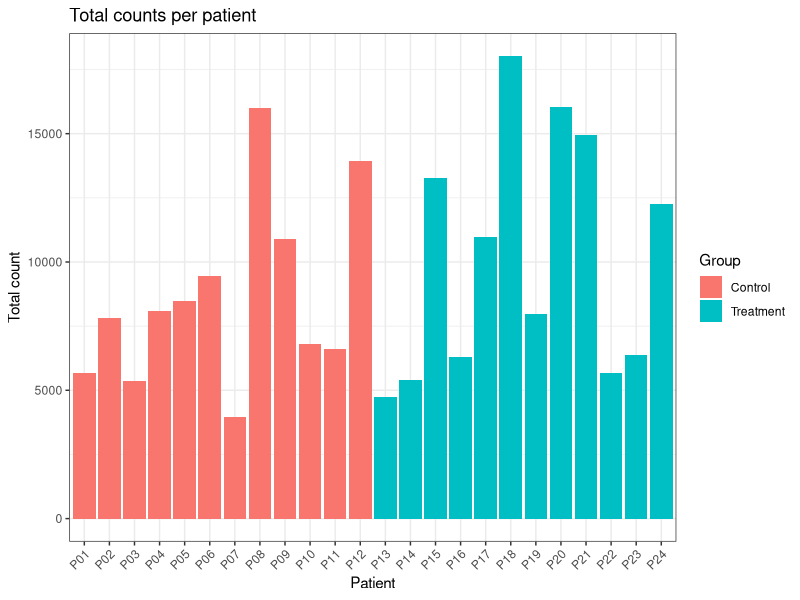
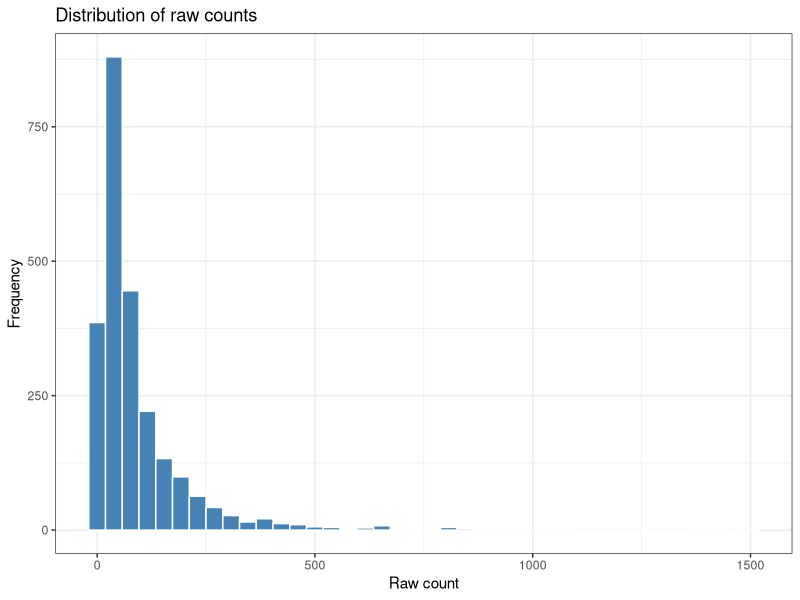
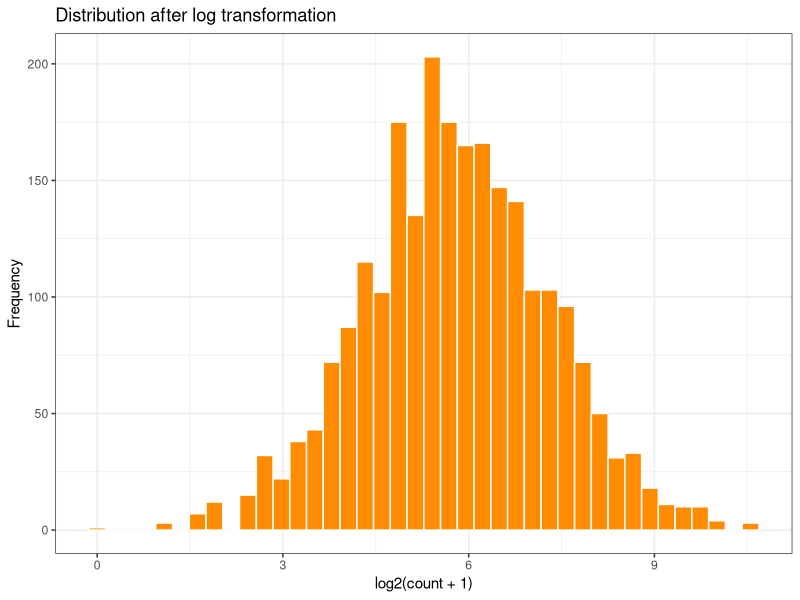
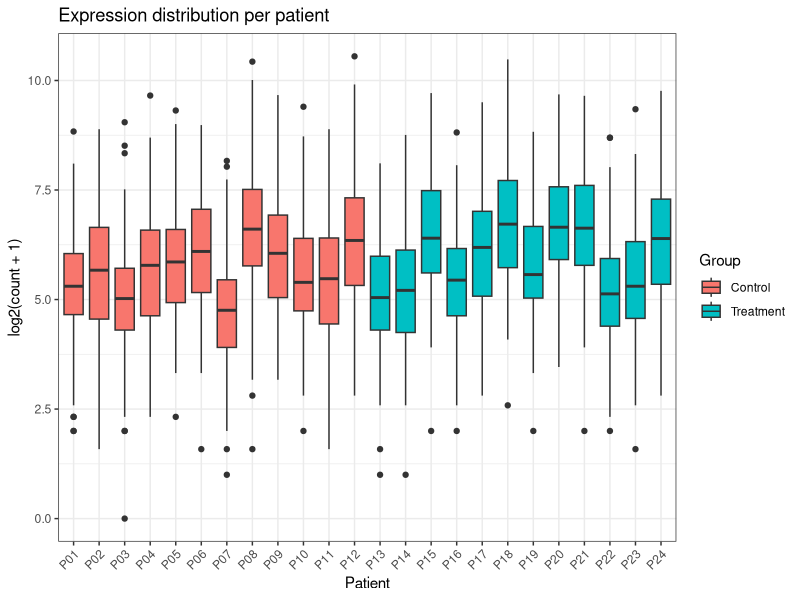
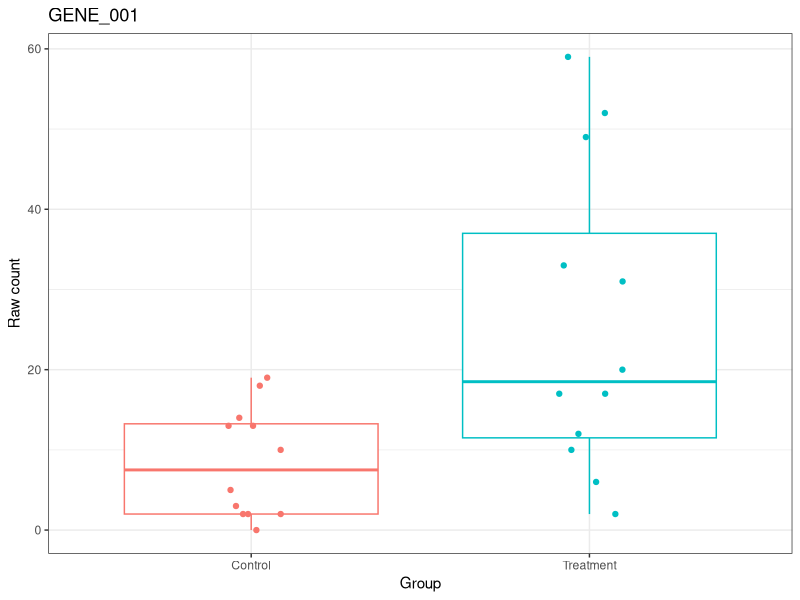
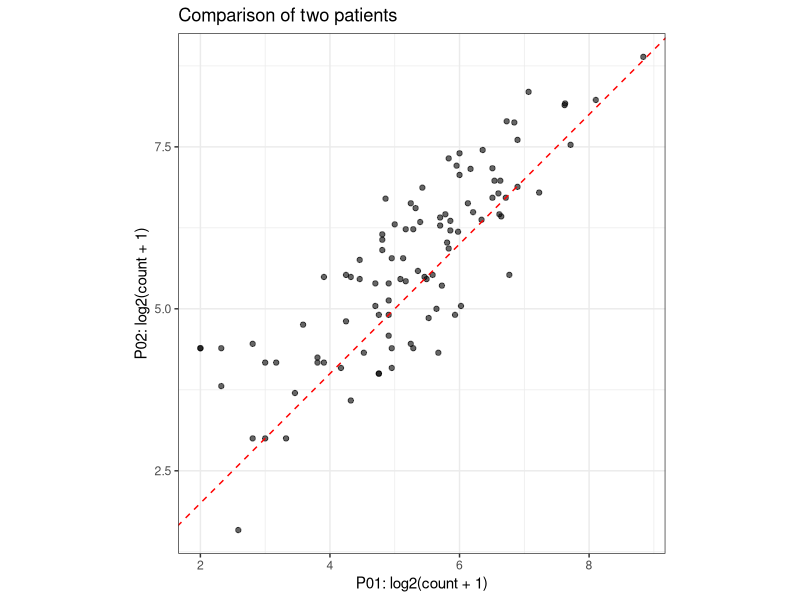
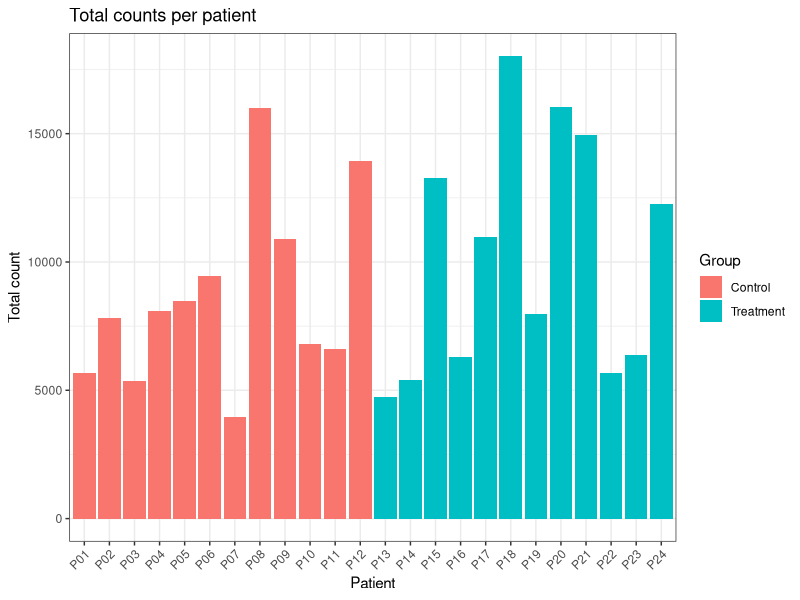
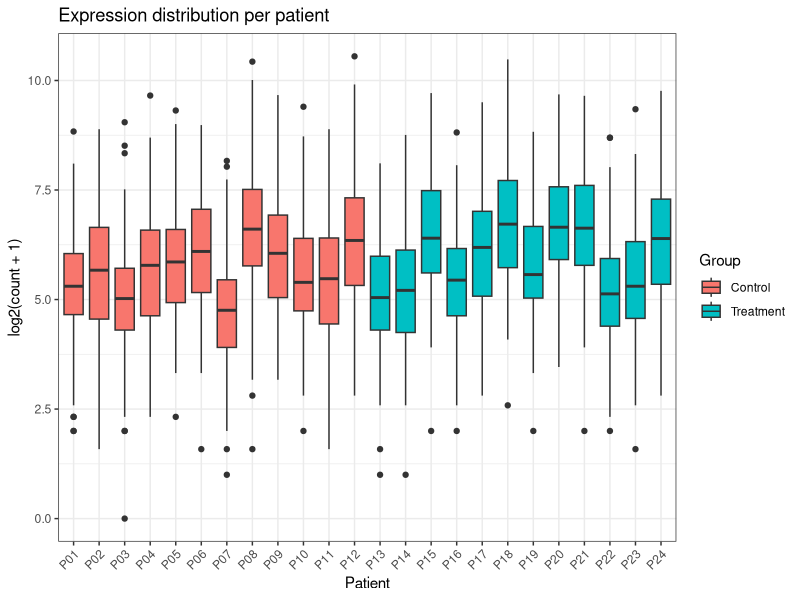

Reproduce these figures in R, in order.
# ============================================================
# 03. 가상 환자 RNA 발현 데이터 탐색과 시각화
# ============================================================
# 학습 목표
# - 유전자 × 환자 형태의 발현 행렬 이해하기
# - 환자별 총 count와 유전자별 기술통계 확인하기
# - 히스토그램, 박스플롯, 산점도 그리기
#
# 아래 데이터는 수업용으로 생성한 가상 count 데이터입니다.
# 실제 환자 데이터가 아니며, 단순화된 시뮬레이션입니다.

library(tidyverse)


# ============================================================
# 1. 가상 환자 정보 만들기
# ============================================================
# set.seed(): 같은 난수를 생성해 결과를 재현합니다.

set.seed(123)

metadata <- data.frame(
  patient_id = sprintf("P%02d", 1:24),
  group = rep(c("Control", "Treatment"), each = 12),
  age = sample(30:75, size = 24, replace = TRUE)
)

head(metadata)
table(metadata$group)


# ============================================================
# 2. 가상 RNA count 행렬 만들기
# ============================================================
# 행: 유전자 100개
# 열: 환자 24명
# 값: 각 환자에서 관측된 유전자별 count
#
# 환자마다 총 count가 달라지고, 일부 유전자는 그룹 간
# 평균 발현이 다르도록 설정합니다.
# 여기서 부여한 차이는 실제 치료 효과를 의미하지 않습니다.

n_genes <- 100
n_patients <- nrow(metadata)

gene_ids <- sprintf("GENE_%03d", 1:n_genes)

# 유전자별 기본 발현 수준
baseline <- rlnorm(
  n_genes,
  meanlog = 4,
  sdlog = 1
)

# 환자별 count 규모 차이를 만드는 가상 계수
sample_factor <- exp(
  seq(log(0.5), log(2), length.out = n_patients)
)

sample_factor <- sample(sample_factor)

# 각 유전자·환자 조합의 평균 count
expected_counts <- outer(baseline, sample_factor)

# Treatment 그룹에서 처음 10개 유전자의 평균을 3배로 설정
treatment_columns <- metadata$group == "Treatment"

expected_counts[1:10, treatment_columns] <-
  expected_counts[1:10, treatment_columns] * 3

# 음이항분포에서 가상 count 생성
counts <- matrix(
  rnbinom(
    n_genes * n_patients,
    mu = as.vector(expected_counts),
    size = 10
  ),
  nrow = n_genes,
  ncol = n_patients,
  dimnames = list(gene_ids, metadata$patient_id)
)

# 처음 6개 유전자와 5명의 환자
counts[1:6, 1:5]

dim(counts)
class(counts)

# 데이터 프레임과 달리 행렬은 모든 값의 자료형이 같습니다.


# ============================================================
# 3. 데이터 저장하기
# ============================================================
# 다음 실습에서도 이 파일들을 사용합니다.
# 저장 위치는 현재 작업 폴더 기준입니다.

getwd()

dir.create("data", showWarnings = FALSE)
dir.create("outputs", showWarnings = FALSE)

write.csv(
  metadata,
  "data/patient_metadata.csv",
  row.names = FALSE
)

# 유전자 ID를 명시적인 열로 저장
counts_table <- data.frame(
  gene_id = rownames(counts),
  counts,
  row.names = NULL
)

write.csv(
  counts_table,
  "data/expression_counts.csv",
  row.names = FALSE
)


# ============================================================
# 4. 환자별 총 count 확인하기
# ============================================================
# colSums(): 열별 합계
# 이 데이터에서는 측정한 100개 유전자의 총 count입니다.

total_counts <- colSums(counts)

total_counts

patient_summary <- metadata |>
  mutate(
    total_count = total_counts[patient_id],
    detected_genes = colSums(counts > 0)[patient_id]
  )

patient_summary

summary(patient_summary$total_count)

# 가장 총 count가 많은 환자부터 정렬
patient_summary |>
  arrange(desc(total_count))


# ============================================================
# 5. 환자별 총 count 시각화
# ============================================================

p_total <- ggplot(
  patient_summary,
  aes(x = patient_id, y = total_count, fill = group)
) +
  geom_col() +
  labs(
    title = "Total counts per patient",
    x = "Patient",
    y = "Total count",
    fill = "Group"
  ) +
  theme_bw() +
  theme(
    axis.text.x = element_text(angle = 45, hjust = 1)
  )

print(p_total)


# ============================================================
# 6. 유전자별 기술통계
# ============================================================
# rowMeans(): 행별 평균
# apply(counts, 1, 함수): 각 행에 함수 적용
# apply(counts, 2, 함수): 각 열에 함수 적용

gene_summary <- data.frame(
  gene_id = rownames(counts),
  mean_count = rowMeans(counts),
  median_count = apply(counts, 1, median),
  sd_count = apply(counts, 1, sd),
  detected_patients = rowSums(counts > 0)
)

head(gene_summary)

# 평균 count가 높은 유전자 10개
gene_summary |>
  arrange(desc(mean_count)) |>
  head(10)


# ============================================================
# 7. 시각화를 위한 긴 형태의 데이터 만들기
# ============================================================
# 기존: 한 행에 유전자 하나, 여러 환자 열
# 변환 후: 한 행에 유전자·환자 조합 하나
#
# 유전자 100개 × 환자 24명 = 2,400개 행

expression_long <- counts_table |>
  pivot_longer(
    cols = -gene_id,
    names_to = "patient_id",
    values_to = "count"
  ) |>
  left_join(metadata, by = "patient_id")

head(expression_long)
nrow(expression_long)

# left_join(): patient_id가 같은 환자 정보를 붙입니다.


# ============================================================
# 8. 발현값 분포: 히스토그램
# ============================================================
# x축: count
# y축: 해당 구간에 들어가는 유전자·환자 조합의 개수

p_histogram <- ggplot(
  expression_long,
  aes(x = count)
) +
  geom_histogram(
    bins = 40,
    fill = "steelblue",
    color = "white"
  ) +
  labs(
    title = "Distribution of raw counts",
    x = "Raw count",
    y = "Frequency"
  ) +
  theme_bw()

print(p_histogram)

# 질문:
# 작은 값과 큰 값 중 어느 쪽에 관측값이 많이 모여 있나요?
# 매우 큰 값 때문에 작은 값의 분포를 보기 어렵지 않나요?


# ============================================================
# 9. 로그 변환 후 분포 확인하기
# ============================================================
# log2(count + 1)
# 0에도 적용할 수 있도록 1을 더합니다.
# 큰 값의 범위를 압축해 분포를 살펴보기 위한 변환입니다.
# 환자별 총 count 차이를 보정하는 정규화는 아닙니다.

expression_long <- expression_long |>
  mutate(log2_count = log2(count + 1))

p_log_histogram <- ggplot(
  expression_long,
  aes(x = log2_count)
) +
  geom_histogram(
    bins = 40,
    fill = "darkorange",
    color = "white"
  ) +
  labs(
    title = "Distribution after log transformation",
    x = "log2(count + 1)",
    y = "Frequency"
  ) +
  theme_bw()

print(p_log_histogram)


# ============================================================
# 10. 환자별 분포: 박스플롯
# ============================================================
# 환자 한 명의 상자에는 유전자 100개의 값이 반영됩니다.
# 상자: 1사분위수 ~ 3사분위수
# 상자 안의 선: 중앙값
# 수염 밖 점: 기본 규칙상 잠재적 이상값이며,
#             자동으로 제거해야 하는 값은 아닙니다.

p_boxplot <- ggplot(
  expression_long,
  aes(x = patient_id, y = log2_count, fill = group)
) +
  geom_boxplot() +
  labs(
    title = "Expression distribution per patient",
    x = "Patient",
    y = "log2(count + 1)",
    fill = "Group"
  ) +
  theme_bw() +
  theme(
    axis.text.x = element_text(angle = 45, hjust = 1)
  )

print(p_boxplot)


# ============================================================
# 11. 특정 유전자 비교하기
# ============================================================

selected_gene <- "GENE_001"

selected_data <- expression_long |>
  filter(gene_id == selected_gene)

selected_data

# 그룹별 기술통계
selected_data |>
  group_by(group) |>
  summarise(
    n_patients = n(),
    mean_count = mean(count),
    median_count = median(count),
    sd_count = sd(count),
    .groups = "drop"
  )

# 점 하나는 환자 한 명을 나타냅니다.
p_gene <- ggplot(
  selected_data,
  aes(x = group, y = count, color = group)
) +
  geom_boxplot(outlier.shape = NA) +
  geom_jitter(width = 0.1, height = 0) +
  labs(
    title = selected_gene,
    x = "Group",
    y = "Raw count"
  ) +
  theme_bw() +
  theme(legend.position = "none")

print(p_gene)

# 아직 환자별 총 count를 보정하지 않은 값입니다.
# 이 그림만으로 그룹 간 생물학적 차이를 판단하지 않습니다.


# ============================================================
# 12. 두 환자의 발현값 비교하기
# ============================================================
# 점 하나는 유전자 하나를 나타냅니다.

patient_comparison <- data.frame(
  gene_id = rownames(counts),
  P01 = counts[, "P01"],
  P02 = counts[, "P02"]
)

p_scatter <- ggplot(
  patient_comparison,
  aes(x = log2(P01 + 1), y = log2(P02 + 1))
) +
  geom_point(alpha = 0.6) +
  geom_abline(
    slope = 1,
    intercept = 0,
    linetype = "dashed",
    color = "red"
  ) +
  coord_equal() +
  labs(
    title = "Comparison of two patients",
    x = "P01: log2(count + 1)",
    y = "P02: log2(count + 1)"
  ) +
  theme_bw()

print(p_scatter)

# 빨간 점선은 두 환자의 값이 같은 위치입니다.


# ============================================================
# 13. 결과 저장하기
# ============================================================

write.csv(
  patient_summary,
  "outputs/patient_summary.csv",
  row.names = FALSE
)

write.csv(
  gene_summary,
  "outputs/gene_summary.csv",
  row.names = FALSE
)

ggsave(
  "outputs/patient_total_counts.png",
  plot = p_total,
  width = 9,
  height = 5,
  dpi = 150
)

ggsave(
  "outputs/patient_expression_boxplot.png",
  plot = p_boxplot,
  width = 9,
  height = 5,
  dpi = 150
)


# ============================================================
# 14. 실습 문제
# ============================================================

# 문제 1. 총 count가 가장 적은 환자를 찾으세요.


# 문제 2. 평균 count가 가장 높은 유전자 5개를 확인하세요.


# 문제 3. selected_gene을 "GENE_050"으로 바꾸고,
#         11번 부분을 다시 실행해 그림을 비교하세요.


# 문제 4. 히스토그램의 bins를 10과 80으로 바꿔보세요.
#         분포가 어떻게 다르게 보이나요?


# 문제 5. P01과 P02 대신 P03과 P04를 비교하는
#         산점도를 그려보세요.


# 문제 6. 환자별 박스플롯에서 중앙값이 높은 환자가
#         총 count도 높은지 확인하세요.
